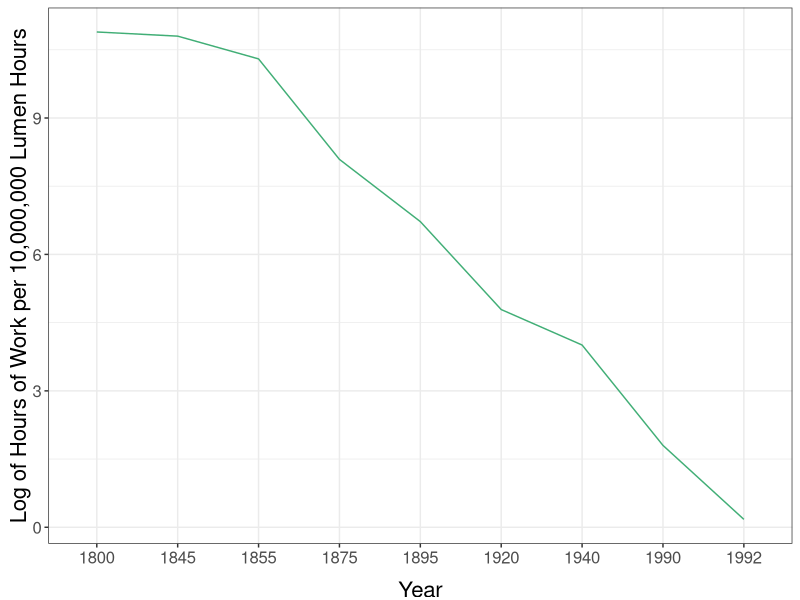
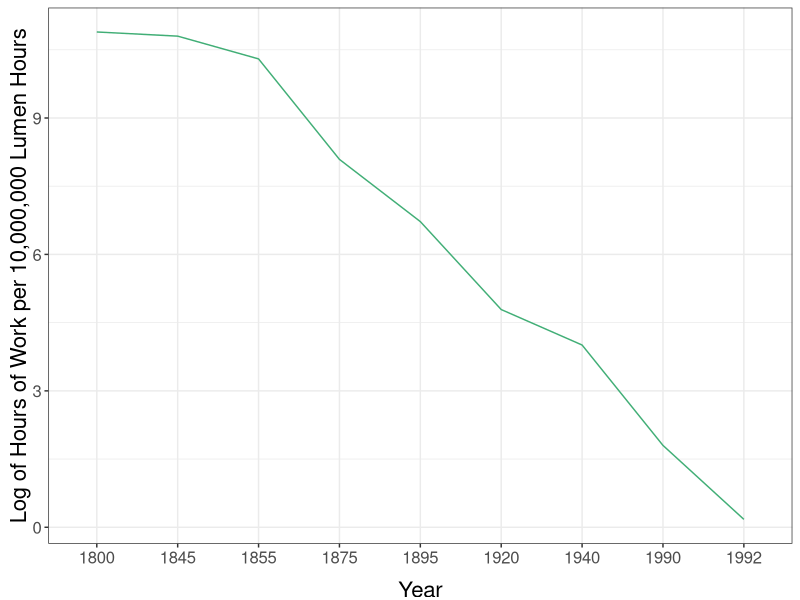

The R source for these figures, in order:
#Graph Designer: Scott Cohn 
#Authors: Bowles and Halliday
#Title: Coordination, Conflict and Competition: A Text in Microeconomics


# Setup -------------------------------------------------------------------

library(shape)
library(tidyverse)
library(lubridate)
library(scales)

COL <- c("#7fc97f", "#beaed4", "#fdc086", "#ffff99", "#386cb0", "#f0027f", "#bf5b17", "#666666")
COLA <- c("#e0f3db", "#99d8c9","#66c2a4","#41ae76", "#238b45", "#005824")
COLB <- c("#c6dbef", "#4eb3d3", "#2b8cbe", "#0868ac","#084081")
COLC <- c("#fcfbfd", "#efedf5", "#dadaeb", "#bcbddc", "#9e9ac8", "#807dba", "#6a51a3", "#54278f", "#3f007d")

# Import Data -------------------------------------------------------------

lumen_data <- read_csv("specprodexch/lumen_data.csv")

lumen_data[["lnLaborHourPer1000LumenHours"]] <-log(lumen_data[["LaborHourPer1000LumenHours"]])


# Plot  -------------------------------------------------------------------

lumen_data <-
  lumen_data %>%
  mutate(
    millionLumen = 10000 * LaborHourPer1000LumenHours,
    logLabor = log(millionLumen)
  ) %>%
  filter(!Year %in% c(-100000, -40000, -1750))

lumen_data %>% ggplot(aes(
    x = reorder(Year, -LaborHourPer1000LumenHours),
    y = logLabor
  )) +
  #geom_line(group="identity", colour=COLB[4])  +
  geom_line(color = COLA[4], group = 1) +
  #scale_x_continuous(breaks = pretty(lumen_data[["Year"]], n = 10)) +
  theme_bw() +
  labs(x = "Year", y = "Log of Hours of Work per 10,000,000 Lumen Hours")  +
  theme(
    legend.position = "none",
    legend.title = element_blank(),
    axis.title.y = element_text(size = 16, vjust = 0.5),
    axis.title.x = element_text(size = 16, vjust = -1),
    legend.text = element_blank(),
    axis.text.x = element_text(size = 12),
    axis.text.y = element_text(size = 12)
  ) 

# Save as PDF -------------------------------------------------------------

ggsave("specprodexch/hours_per_lumenhour_line.pdf", width = 7, height = 7)
